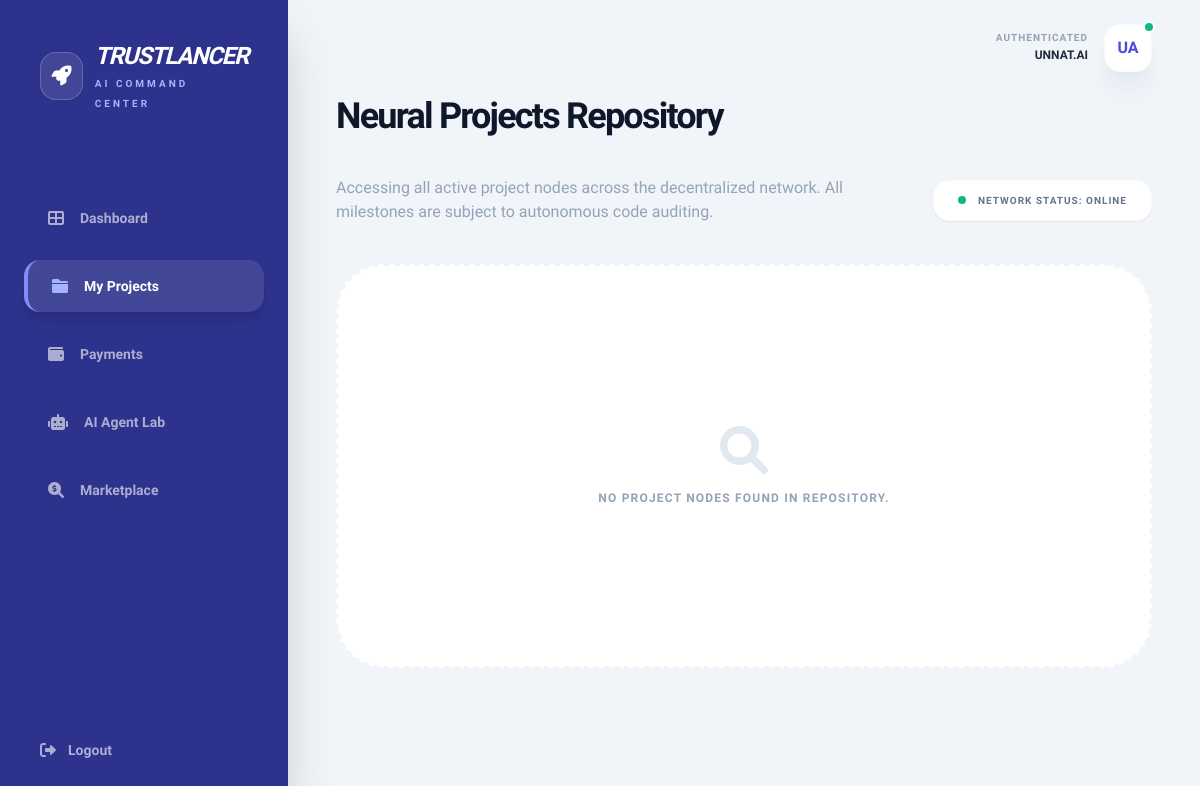
Page /projects on the earlier database version.
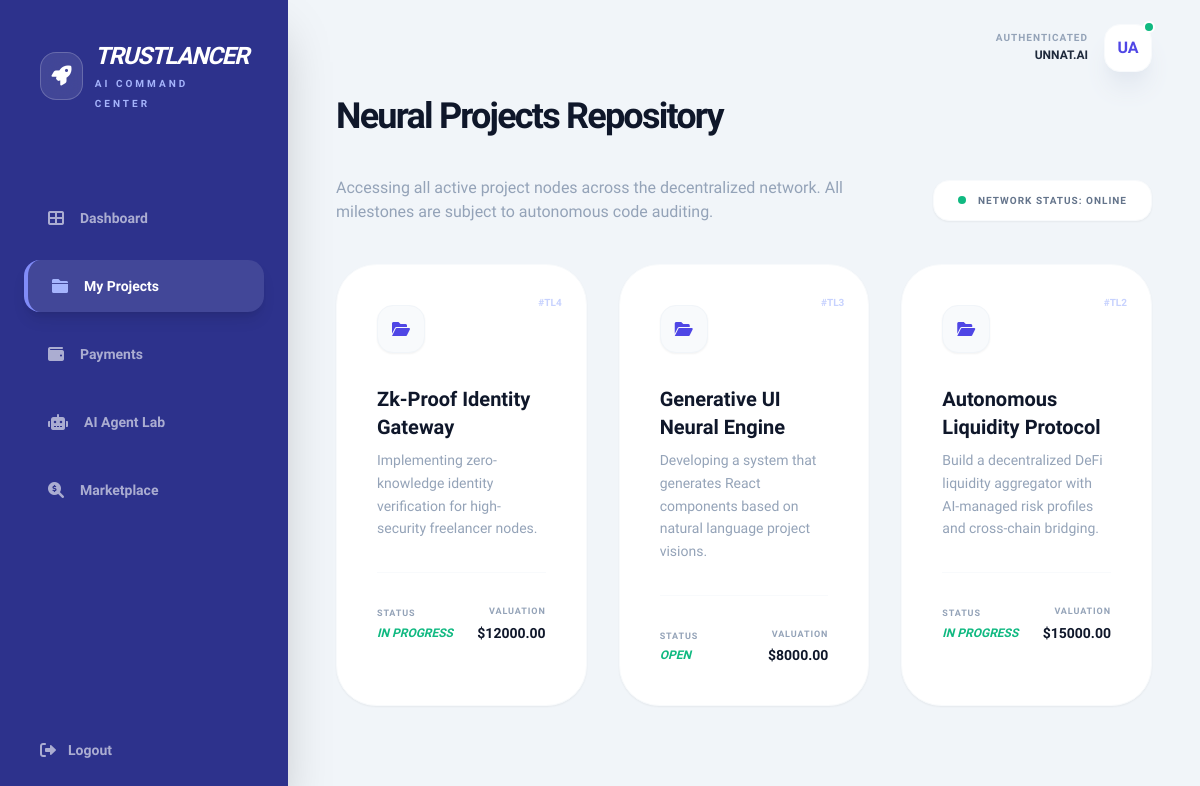
Same page on the later database version.
### core_api/models.py (models this page shows)
class Project(models.Model):
    client = models.ForeignKey(User, on_delete=models.CASCADE, related_name='projects')
    title = models.CharField(max_length=255)
    description = models.TextField()
    budget = models.DecimalField(max_digits=10, decimal_places=2)
    deadline = models.DateTimeField()
    status = models.CharField(max_length=50, default='Open')

### backend/views.py (the view)
# urls.py: path('projects', projects_view, name='projects'),
def projects_view(request):
    user_type = getattr(request.user, 'role', 'Freelancer')
    projects = Project.objects.all().order_by('-id')
    return render(request, 'projects.html', {'projects': projects, 'user_type': user_type})

### frontend/templates/projects.html
{% extends "base.html" %}
{% block title %}Neural Projects Repository{% endblock %}
{% block content %}
<div class="space-y-10">
    <div class="flex items-center justify-between">
        <p class="text-slate-400 font-medium max-w-xl">
            Accessing all active project nodes across the decentralized network.
            All milestones are subject to autonomous code auditing.
        </p>
        <div class="px-6 py-3 bg-white rounded-2xl border border-slate-50 shadow-sm flex items-center space-x-3">
            <div class="w-2 h-2 bg-emerald-500 rounded-full animate-pulse"></div>
            <span class="text-[10px] font-black text-slate-500 uppercase tracking-widest">Network Status: Online</span>
        </div>
    </div>
    <div class="grid grid-cols-1 md:grid-cols-2 lg:grid-cols-3 gap-8">
        {% if projects %}
            {% for project in projects %}
            <div class="bg-white rounded-[2.5rem] p-10 border border-slate-50 shadow-sm hover:shadow-xl transition-all group relative overflow-hidden">
                <div class="absolute top-0 right-0 p-6">
                    <span class="text-[10px] font-black text-indigo-200">#TL{{ project.id }}</span>
                </div>
                <div class="w-12 h-12 bg-slate-50 rounded-2xl flex items-center justify-center text-indigo-600 mb-8 border border-slate-100 shadow-sm group-hover:bg-indigo-600 group-hover:text-white transition-all">
                    <i class="fas fa-folder-open"></i>
                </div>
                <h4 class="text-xl font-extrabold text-slate-900 mb-2 group-hover:text-indigo-600 transition-colors">{{ project.title }}</h4>
                <p class="text-slate-400 text-sm font-medium mb-8 leading-relaxed">{{ project.description|truncatewords:20 }}</p>
                <div class="flex items-center justify-between border-t border-slate-50 pt-8">
                    <div>
                        <p class="text-[9px] font-black text-slate-400 uppercase tracking-widest mb-1">Status</p>
                        <p class="text-xs font-black text-emerald-500 uppercase italic">{{ project.status }}</p>
                    </div>
                    <div class="text-right">
                        <p class="text-[9px] font-black text-slate-400 uppercase tracking-widest mb-1">Valuation</p>
                        <p class="text-sm font-black text-slate-900">${{ project.budget }}</p>
                    </div>
                </div>
            </div>
            {% endfor %}
        {% else %}
            <div class="col-span-full py-40 bg-white rounded-[3rem] border-2 border-dashed border-slate-100 flex flex-col items-center justify-center space-y-4">
                <i class="fas fa-search text-slate-200 text-5xl"></i>
                <p class="text-slate-400 font-bold uppercase tracking-widest text-xs">No project nodes found in repository.</p>
            </div>
        {% endif %}
    </div>
</div>
{% endblock %}

Differences in the rows shown:
added Project: id "4", title "Zk-Proof Identity Gateway", description "Implementing zero-knowledge identity verification for high-security freelancer nodes.", status "IN PROGRESS", budget "12000.00"
added Project: id "3", title "Generative UI Neural Engine", description "Developing a system that generates React components based on natural language project visions.", status "OPEN", budget "8000.00"
added Project: id "2", title "Autonomous Liquidity Protocol", description "Build a decentralized DeFi liquidity aggregator with AI-managed risk profiles and cross-chain bridging.", status "IN PROGRESS", budget "15000.00"
Other differences:
text no longer shown: "NO PROJECT NODES FOUND IN REPOSITORY."
